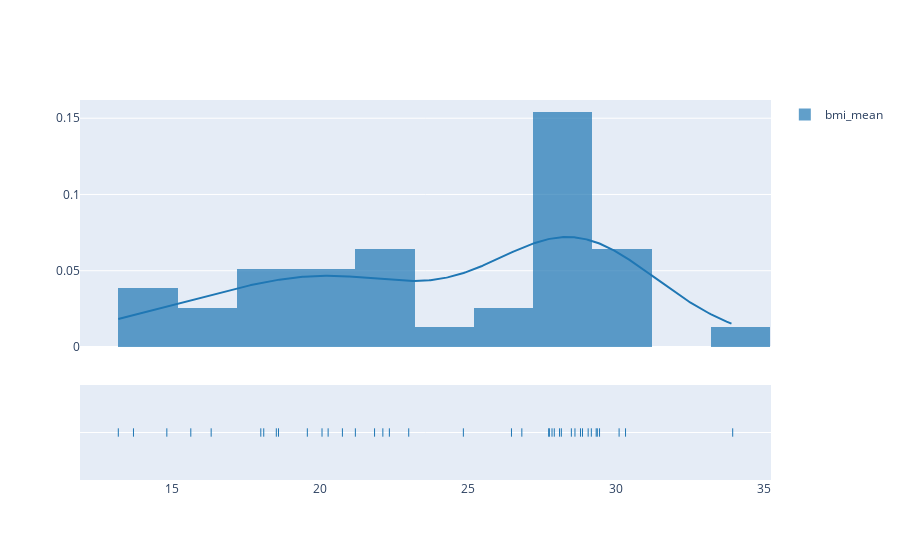

This figure's notebook cell:
### Markdown cell above
# 6. Run Statistics Library

### Code cell
from smart_broker_api import statistics_api
from smart_broker_api import visualization_api
import plotly.graph_objects as go

type_distribution="normalunit"
type_ranking="cdf"
alternative = "two-sided"
print(statistics_api.count(session,  series_1_id))
print(statistics_api.mean(session,  series_1_id))
print(statistics_api.chisquare(session,  series_1_id, series_2_id))
print(statistics_api.kolmogorovSmirnovTest(session,  series_1_id, type_distribution, type_ranking))
print(statistics_api.kurtosis(session,  series_1_id))
print(statistics_api.levene_test(session,  series_1_id, series_2_id))
print(statistics_api.mann_whitney_u_test(session,  series_1_id, series_2_id, alternative, type_ranking))
print(statistics_api.min_max(session,  series_1_id))
print(statistics_api.paired_t_test(session,  series_1_id, series_2_id, alternative))
print(statistics_api.pearson(session,  series_1_id, series_2_id, alternative))
print(statistics_api.skewness(session,  series_1_id))
print(statistics_api.spearman(session,  series_1_id, series_2_id, alternative, type_ranking))
print(statistics_api.student_t_test(session,  series_1_id, series_2_id, alternative))
print(statistics_api.variance(session,  series_1_id))
print(statistics_api.welch_t_test(session,  series_1_id, series_2_id, alternative))
print(statistics_api.wilcoxon_signed_rank_test(session,  series_1_id, series_2_id, alternative, type_ranking))
print(statistics_api.wilcoxon_signed_rank_test(session,  series_1_id, series_2_id, alternative, type_ranking))



dict_of_fig = visualization_api.histogram(session, series_1_id, 20)
fig = go.Figure(dict_of_fig["figure"])
fig.show()


dict_of_fig = visualization_api.kernel_density_estimation(session, series_1_id, 2)
fig = go.Figure(dict_of_fig["figure"])
fig.show()

### Figure 1 — Plotly figure (JSON) as saved in the notebook; plotly's stock layout.template omitted (floating-point values rounded to 4 significant figures; data arrays with more than 128 entries replaced by an {"elided": "..."} marker saying what was removed)
{"data": [{"histnorm": "probability density", "legendgroup": "bmi_mean", "marker": {"color": "rgb(31, 119, 180)"}, "name": "bmi_mean", "opacity": 0.7, "type": "histogram", "x": [24.84, 20.27, 18.6, 13.19, 16.33, 14.83, 29.32, 20.07, 18.1, 23.0, 27.72, 22.34, 27.83, 28.86, 18.53, 29.44, 22.12, 20.76, 30.1, 29.05, 28.15, 27.91, 28.79, 13.7, 18.0, 29.16, 28.61, 26.81, 19.57, 26.46, 21.84, 15.64, 21.19, 30.31, 29.36, 27.74, 28.09, 33.93, 28.48], "xaxis": "x", "xbins": {"end": 33.93, "size": 2, "start": 13.19}, "yaxis": "y"}, {"legendgroup": "bmi_mean", "marker": {"color": "rgb(31, 119, 180)"}, "mode": "lines", "name": "bmi_mean", "showlegend": false, "type": "scatter", "x": {"elided": "500 float values"}, "xaxis": "x", "y": {"elided": "500 float values"}, "yaxis": "y"}, {"legendgroup": "bmi_mean", "marker": {"color": "rgb(31, 119, 180)", "symbol": "line-ns-open"}, "mode": "markers", "name": "bmi_mean", "showlegend": false, "type": "scatter", "x": [24.84, 20.27, 18.6, 13.19, 16.33, 14.83, 29.32, 20.07, 18.1, 23.0, 27.72, 22.34, 27.83, 28.86, 18.53, 29.44, 22.12, 20.76, 30.1, 29.05, 28.15, 27.91, 28.79, 13.7, 18.0, 29.16, 28.61, 26.81, 19.57, 26.46, 21.84, 15.64, 21.19, 30.31, 29.36, 27.74, 28.09, 33.93, 28.48], "xaxis": "x", "y": ["bmi_mean", "bmi_mean", "bmi_mean", "bmi_mean", "bmi_mean", "bmi_mean", "bmi_mean", "bmi_mean", "bmi_mean", "bmi_mean", "bmi_mean", "bmi_mean", "bmi_mean", "bmi_mean", "bmi_mean", "bmi_mean", "bmi_mean", "bmi_mean", "bmi_mean", "bmi_mean", "bmi_mean", "bmi_mean", "bmi_mean", "bmi_mean", "bmi_mean", "bmi_mean", "bmi_mean", "bmi_mean", "bmi_mean", "bmi_mean", "bmi_mean", "bmi_mean", "bmi_mean", "bmi_mean", "bmi_mean", "bmi_mean", "bmi_mean", "bmi_mean", "bmi_mean"], "yaxis": "y2"}], "layout": {"autosize": true, "barmode": "overlay", "hovermode": "closest", "legend": {"traceorder": "reversed"}, "xaxis": {"anchor": "y2", "autorange": true, "domain": [0, 1], "range": [11.95, 35.19], "type": "linear", "zeroline": false}, "yaxis": {"anchor": "free", "autorange": true, "domain": [0.35, 1], "position": 0, "range": [0, 0.1619], "type": "linear"}, "yaxis2": {"anchor": "x", "autorange": true, "domain": [0, 0.25], "dtick": 1, "range": [-1, 1], "showticklabels": false, "type": "category"}}}
